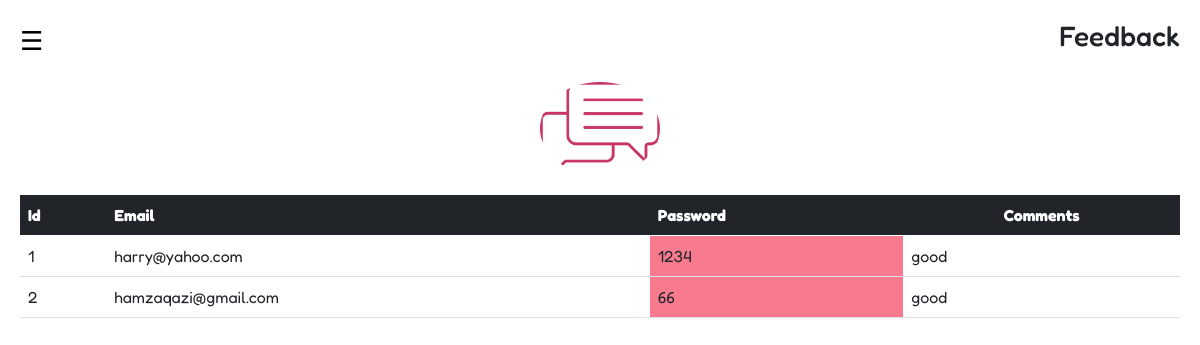
The app's page /admin/feedback.php with its own data.
### tables this page shows
CREATE TABLE `feedback` (
  `id` int(11) NOT NULL,
  `email` varchar(200) NOT NULL,
  `password` varchar(200) NOT NULL,
  `textbox` varchar(200) NOT NULL
);

### admin/feedback.php (the view, shortened to what this page needs)
<?php
include("../connection.php");
?>
<!DOCTYPE html>
<html lang="en">
<head>
    <link href="https://cdn.jsdelivr.net/npm/bootstrap@5.0.2/dist/css/bootstrap.min.css" rel="stylesheet">
    <link rel="stylesheet" href="https://cdnjs.cloudflare.com/ajax/libs/font-awesome/6.5.2/css/all.min.css" />
</head>
<body>
<div class="content">
<header class="d-flex justify-content-between align-items-center">
    <button class="toggle-btn" onclick="toggleSidebar()">☰</button>
    <h3>Feedback</h3>
</header>
<img src="../Images/comments.jpg" alt="girl" id="girl">
<?php
$sql = "SELECT * FROM feedback";
$result =$conn->query($sql);
if(mysqli_num_rows($result) > 0) {
   ?>
<div class="table-responsive-md" id="backside">
<div class=" col-md-12 col-sm-12 col-xs-12 position-relative">
<div class="d-flex justify-content-center">
<table class ="table" id ="table1">
<thead>
<tr>
<th scope="col" class="bg-dark text-white">Id</th>
<th scope="col" class="bg-dark text-white">Email</th>
<th scope="col" class="bg-dark text-white">Password</th>
<th scope="col" class="bg-dark text-white text-center">Comments</th>
</tr>
</thead>
<tbody>
<?php
while($row = mysqli_fetch_assoc($result)){
?>
<tr>
<td><?php echo $row['id']; ?></td>
<td><?php echo $row['email']; ?></td>
<td id="tabledata"><?php echo $row['password']; ?></td>
<td><?php echo $row['textbox']; ?></td>
</tr>
<?php } ?>
</tbody>
</table>
</div>
</div>
</div>
<?php } ?>
</div>
</body>
</html>

### admin/feedback.php (style rules this page uses)
* { box-sizing: border-box; margin: 0; padding: 0; font-family: 'Fredoka',sans-serif; }
.content { margin-left:0; padding:20px; transition:0.3s; }
.toggle-btn { font-size:26px; border:none; background:none; cursor:pointer; }
#girl { width:120px; border-radius:50%; display:block; margin:20px auto; }
.table { padding:20px; width: 100%; }
#tabledata { background-color: rgb(247, 122, 142); }

### records on screen
feedback: id "1", email "harry@yahoo.com", password "1234", textbox "good"
feedback: id "2", email "hamzaqazi@gmail.com", password "66", textbox "good"
